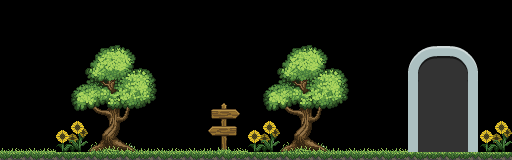

This is a level from a 2D game, rendered from its Tiled map with the project's own tilesets. A one-line summary and the complete map file follow:
An orthogonal 64x20 tile map with 8x8 px tiles, 1 tile layer (Tile Layer 1), 2 tilesets.

<map version="1.2" tiledversion="1.3.2" orientation="orthogonal" renderorder="right-down" compressionlevel="-1" width="64" height="20" tilewidth="8" tileheight="8" infinite="0" nextlayerid="2" nextobjectid="1">
 <editorsettings>
  <export target="Level0.json" format="json" />
 </editorsettings>
 <tileset firstgid="1" name="tiles-1" tilewidth="8" tileheight="8" tilecount="960" columns="40">
  <image source="tileset32x32.png" width="320" height="192" />
 </tileset>
 <tileset firstgid="961" name="tiles-2" tilewidth="8" tileheight="8" tilecount="13338" columns="114">
  <image source="test.png" width="914" height="936" />
 </tileset>
 <layer id="1" name="Tile Layer 1" width="64" height="20">
  <data encoding="csv">
0,0,0,0,0,0,0,0,0,0,0,0,0,0,0,0,0,0,0,0,0,0,0,0,0,0,0,0,0,0,0,0,0,0,0,0,0,0,0,0,0,0,0,0,0,0,0,0,0,0,0,0,0,0,0,0,0,0,0,0,0,0,0,0,
0,0,0,0,0,0,0,0,0,0,0,0,0,0,0,0,0,0,0,0,0,0,0,0,0,0,0,0,0,0,0,0,0,0,0,0,0,0,0,0,0,0,0,0,0,0,0,0,0,0,0,0,0,0,0,0,0,0,0,0,0,0,0,0,
0,0,0,0,0,0,0,0,0,0,0,0,0,0,0,0,0,0,0,0,0,0,0,0,0,0,0,0,0,0,0,0,0,0,0,0,0,0,0,0,0,0,0,0,0,0,0,0,0,0,0,0,0,0,0,0,0,0,0,0,0,0,0,0,
0,0,0,0,0,0,0,0,0,0,0,0,0,0,0,0,0,0,0,0,0,0,0,0,0,0,0,0,0,0,0,0,0,0,0,0,0,0,0,0,0,0,0,0,0,0,0,0,0,0,0,0,0,0,0,0,0,0,0,0,0,0,0,0,
0,0,0,0,0,0,0,0,0,0,0,0,0,0,0,0,0,0,0,0,0,0,0,0,0,0,0,0,0,0,0,0,0,0,0,0,0,0,0,0,0,0,0,0,0,0,0,0,0,0,0,0,0,0,0,0,0,0,0,0,0,0,0,0,
0,0,0,0,0,0,0,0,107,108,109,110,111,112,113,114,115,116,117,118,0,0,0,0,0,0,0,0,0,0,0,0,107,108,109,110,111,112,113,114,115,116,117,118,0,0,0,0,0,0,0,4462,4463,4464,4465,4466,4467,4468,4469,4470,0,0,0,0,
0,0,0,0,0,0,0,0,147,148,149,150,151,152,153,154,155,156,157,158,0,0,0,0,0,0,0,0,0,0,0,0,147,148,149,150,151,152,153,154,155,156,157,158,0,0,0,0,0,0,0,4576,4577,4578,4579,4580,4581,4582,4583,4584,0,0,0,0,
0,0,0,0,0,0,0,0,187,188,189,190,191,192,193,194,195,196,197,198,0,0,0,0,0,0,0,0,0,0,0,0,187,188,189,190,191,192,193,194,195,196,197,198,0,0,0,0,0,0,0,4690,4691,4692,4693,4694,4695,4696,4697,4698,0,0,0,0,
0,0,0,0,0,0,0,0,227,228,229,230,231,232,233,234,235,236,237,238,0,0,0,0,0,0,0,0,0,0,0,0,227,228,229,230,231,232,233,234,235,236,237,238,0,0,0,0,0,0,0,4804,4805,4806,4807,4808,4809,4810,4811,4812,0,0,0,0,
0,0,0,0,0,0,0,0,267,268,269,270,271,272,273,274,275,276,277,278,0,0,0,0,0,0,0,0,0,0,0,0,267,268,269,270,271,272,273,274,275,276,277,278,0,0,0,0,0,0,0,4918,4919,4920,4921,4922,4923,4924,4925,4926,0,0,0,0,
0,0,0,0,0,0,0,0,307,308,309,310,311,312,313,314,315,316,317,318,0,0,0,0,0,0,0,0,0,0,0,0,307,308,309,310,311,312,313,314,315,316,317,318,0,0,0,0,0,0,0,4918,4919,4920,4921,4922,4923,4924,4925,4926,0,0,0,0,
0,0,0,0,0,0,0,0,347,348,349,350,351,352,353,354,355,356,357,358,0,0,0,0,0,0,0,0,0,0,0,0,347,348,349,350,351,352,353,354,355,356,357,358,0,0,0,0,0,0,0,5146,5147,5148,5149,5150,5151,5152,5153,5154,0,0,0,0,
0,0,0,0,0,0,0,0,387,388,389,390,391,392,393,394,395,396,397,398,0,0,0,0,0,0,221,222,223,224,0,0,387,388,389,390,391,392,393,394,395,396,397,398,0,0,0,0,0,0,0,5260,5261,5262,5263,5264,5265,5266,5267,5268,0,0,0,0,
0,0,0,0,0,0,0,0,427,428,429,430,431,432,433,434,435,436,437,438,0,0,0,0,0,0,261,262,263,264,0,0,427,428,429,430,431,432,433,434,435,436,437,438,0,0,0,0,0,0,0,5374,5375,5376,5377,5378,5379,5380,5381,5382,0,0,0,0,
0,0,0,0,0,0,0,0,467,468,469,470,471,472,473,474,475,476,477,478,0,0,0,0,0,0,301,302,303,304,0,0,467,468,469,470,471,472,473,474,475,476,477,478,0,0,0,0,0,0,0,5488,5489,5490,5491,5492,5493,5494,5495,5496,0,0,0,0,
0,0,0,0,0,0,0,325,326,327,328,510,511,512,513,514,515,516,517,518,0,0,0,0,0,0,341,342,343,344,0,325,326,327,328,510,511,512,513,514,515,516,517,518,0,0,0,0,0,0,0,5602,5603,5604,5605,5606,5607,5608,5609,5610,325,326,327,328,
0,0,0,0,0,0,0,365,366,367,368,550,551,552,553,554,555,556,557,558,0,0,0,0,0,0,381,382,383,384,0,365,366,367,368,550,551,552,553,554,555,556,557,558,0,0,0,0,0,0,0,5716,5717,5718,5719,5720,5721,5722,5723,5724,365,366,367,368,
0,0,0,0,0,0,0,405,406,407,408,590,591,592,593,594,595,596,597,598,0,0,0,0,0,0,421,422,423,424,0,405,406,407,408,590,591,592,593,594,595,596,597,598,0,0,0,0,0,0,0,5830,5831,5832,5833,5834,5835,5836,5837,5838,405,406,407,408,
613,614,615,616,613,614,615,445,446,447,448,630,631,632,633,634,635,636,614,616,613,614,615,616,613,614,613,462,463,616,615,445,446,447,448,630,631,632,633,634,635,636,613,616,613,614,615,616,613,614,615,5944,5945,5946,5947,5948,5949,5950,5951,5952,445,446,447,448,
653,654,655,656,653,654,655,656,653,654,655,656,653,654,655,656,653,654,655,656,653,654,655,656,653,654,655,656,653,654,655,656,653,654,655,656,653,654,655,656,653,654,655,656,653,654,655,656,653,654,655,656,653,654,655,656,653,654,655,656,653,654,655,656
</data>
 </layer>
</map>
